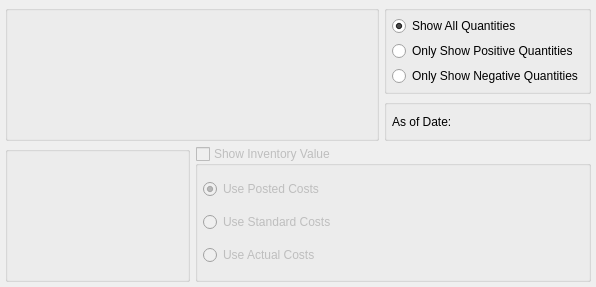
<?xml version="1.0" encoding="UTF-8"?>
<ui version="4.0">
 <comment>This file is part of the xTuple ERP: PostBooks Edition, a free and
open source Enterprise Resource Planning software suite,
Copyright (c) 1999-2010 by OpenMFG LLC, d/b/a xTuple.
It is licensed to you under the Common Public Attribution License
version 1.0, the full text of which (including xTuple-specific Exhibits)
is available at www.xtuple.com/CPAL.  By using this software, you agree
to be bound by its terms.</comment>
 <class>dspQOHByParameterList</class>
 <widget class="QWidget" name="dspQOHByParameterList">
  <property name="geometry">
   <rect>
    <x>0</x>
    <y>0</y>
    <width>596</width>
    <height>287</height>
   </rect>
  </property>
  <property name="windowTitle">
   <string>Quantities on Hand by Parameter List</string>
  </property>
  <layout class="QGridLayout" name="gridLayout">
   <item row="0" column="0" colspan="2">
    <widget class="ParameterGroup" name="_parameter">
     <property name="focusPolicy">
      <enum>Qt::StrongFocus</enum>
     </property>
     <property name="title">
      <string/>
     </property>
     <property name="fixedSize">
      <bool>false</bool>
     </property>
    </widget>
   </item>
   <item row="0" column="2">
    <layout class="QVBoxLayout" name="verticalLayout">
     <item>
      <widget class="QGroupBox" name="_showGroup">
       <property name="title">
        <string/>
       </property>
       <layout class="QVBoxLayout">
        <item>
         <widget class="QRadioButton" name="_showAll">
          <property name="text">
           <string>Show All Quantities</string>
          </property>
          <property name="checked">
           <bool>true</bool>
          </property>
         </widget>
        </item>
        <item>
         <widget class="QRadioButton" name="_showPositive">
          <property name="text">
           <string>Only Show Positive Quantities</string>
          </property>
         </widget>
        </item>
        <item>
         <widget class="QRadioButton" name="_showNegative">
          <property name="text">
           <string>Only Show Negative Quantities</string>
          </property>
         </widget>
        </item>
       </layout>
      </widget>
     </item>
     <item>
      <widget class="QGroupBox" name="_asofGroup">
       <property name="sizePolicy">
        <sizepolicy hsizetype="Minimum" vsizetype="Preferred">
         <horstretch>0</horstretch>
         <verstretch>0</verstretch>
        </sizepolicy>
       </property>
       <property name="title">
        <string/>
       </property>
       <layout class="QGridLayout" name="gridLayout_3">
        <item row="0" column="0">
         <widget class="QLabel" name="_asOfLit">
          <property name="text">
           <string>As of Date:</string>
          </property>
         </widget>
        </item>
        <item row="0" column="1">
         <widget class="DLineEdit" name="_asOf"/>
        </item>
       </layout>
      </widget>
     </item>
    </layout>
   </item>
   <item row="1" column="0">
    <widget class="WarehouseGroup" name="_warehouse">
     <property name="focusPolicy">
      <enum>Qt::StrongFocus</enum>
     </property>
     <property name="title">
      <string/>
     </property>
     <property name="fixedSize">
      <bool>false</bool>
     </property>
    </widget>
   </item>
   <item row="1" column="1" colspan="2">
    <widget class="QGroupBox" name="_showValue">
     <property name="enabled">
      <bool>false</bool>
     </property>
     <property name="title">
      <string>Show Inventory Value</string>
     </property>
     <property name="checkable">
      <bool>true</bool>
     </property>
     <property name="checked">
      <bool>false</bool>
     </property>
     <layout class="QVBoxLayout">
      <item>
       <widget class="QRadioButton" name="_usePostedCosts">
        <property name="text">
         <string>Use Posted Costs</string>
        </property>
        <property name="checked">
         <bool>true</bool>
        </property>
       </widget>
      </item>
      <item>
       <widget class="QRadioButton" name="_useStandardCosts">
        <property name="text">
         <string>Use Standard Costs</string>
        </property>
       </widget>
      </item>
      <item>
       <widget class="QRadioButton" name="_useActualCosts">
        <property name="text">
         <string>Use Actual Costs</string>
        </property>
       </widget>
      </item>
     </layout>
    </widget>
   </item>
  </layout>
 </widget>
 <layoutdefault spacing="5" margin="5"/>
 <pixmapfunction>qPixmapFromMimeSource</pixmapfunction>
 <customwidgets>
  <customwidget>
   <class>DLineEdit</class>
   <extends>QWidget</extends>
   <header>datecluster.h</header>
   <container>1</container>
  </customwidget>
  <customwidget>
   <class>ParameterGroup</class>
   <extends>QGroupBox</extends>
   <header>parametergroup.h</header>
  </customwidget>
  <customwidget>
   <class>WarehouseGroup</class>
   <extends>QGroupBox</extends>
   <header>warehousegroup.h</header>
  </customwidget>
 </customwidgets>
 <tabstops>
  <tabstop>_parameter</tabstop>
  <tabstop>_showAll</tabstop>
  <tabstop>_showPositive</tabstop>
  <tabstop>_showNegative</tabstop>
  <tabstop>_usePostedCosts</tabstop>
  <tabstop>_useStandardCosts</tabstop>
  <tabstop>_useActualCosts</tabstop>
 </tabstops>
 <resources/>
 <connections/>
</ui>
